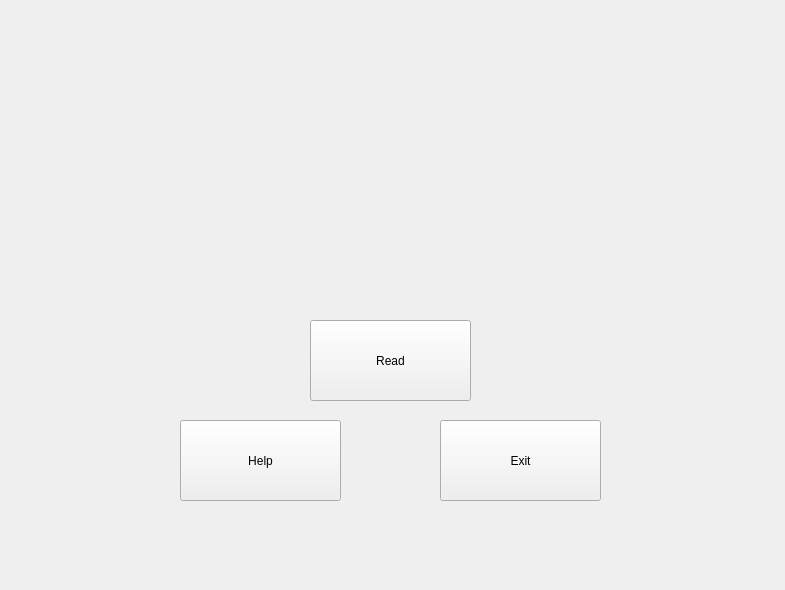
<?xml version="1.0" encoding="UTF-8"?>
<ui version="4.0">
 <class>Form</class>
 <widget class="QWidget" name="Form">
  <property name="geometry">
   <rect>
    <x>0</x>
    <y>0</y>
    <width>785</width>
    <height>590</height>
   </rect>
  </property>
  <property name="windowTitle">
   <string>Form</string>
  </property>
  <widget class="QPushButton" name="pb_read">
   <property name="geometry">
    <rect>
     <x>310</x>
     <y>320</y>
     <width>161</width>
     <height>81</height>
    </rect>
   </property>
   <property name="text">
    <string>Read</string>
   </property>
  </widget>
  <widget class="QPushButton" name="pushButton_2">
   <property name="geometry">
    <rect>
     <x>440</x>
     <y>420</y>
     <width>161</width>
     <height>81</height>
    </rect>
   </property>
   <property name="text">
    <string>Exit</string>
   </property>
  </widget>
  <widget class="QPushButton" name="pushButton_3">
   <property name="geometry">
    <rect>
     <x>180</x>
     <y>420</y>
     <width>161</width>
     <height>81</height>
    </rect>
   </property>
   <property name="text">
    <string>Help</string>
   </property>
  </widget>
  <widget class="QLabel" name="label">
   <property name="geometry">
    <rect>
     <x>150</x>
     <y>70</y>
     <width>481</width>
     <height>261</height>
    </rect>
   </property>
   <property name="autoFillBackground">
    <bool>false</bool>
   </property>
   <property name="styleSheet">
    <string notr="true"/>
   </property>
   <property name="text">
    <string/>
   </property>
   <property name="pixmap">
    <pixmap>../imagens_menus/imagem_junta_logo.png</pixmap>
   </property>
   <property name="scaledContents">
    <bool>true</bool>
   </property>
  </widget>
  <widget class="QLabel" name="label_2">
   <property name="geometry">
    <rect>
     <x>140</x>
     <y>0</y>
     <width>481</width>
     <height>131</height>
    </rect>
   </property>
   <property name="styleSheet">
    <string notr="true"/>
   </property>
   <property name="text">
    <string/>
   </property>
   <property name="pixmap">
    <pixmap>../imagens_menus/titulo_png.png</pixmap>
   </property>
   <property name="scaledContents">
    <bool>true</bool>
   </property>
  </widget>
 </widget>
 <resources>
  <include location="../resource_file.qrc"/>
 </resources>
 <connections/>
</ui>
